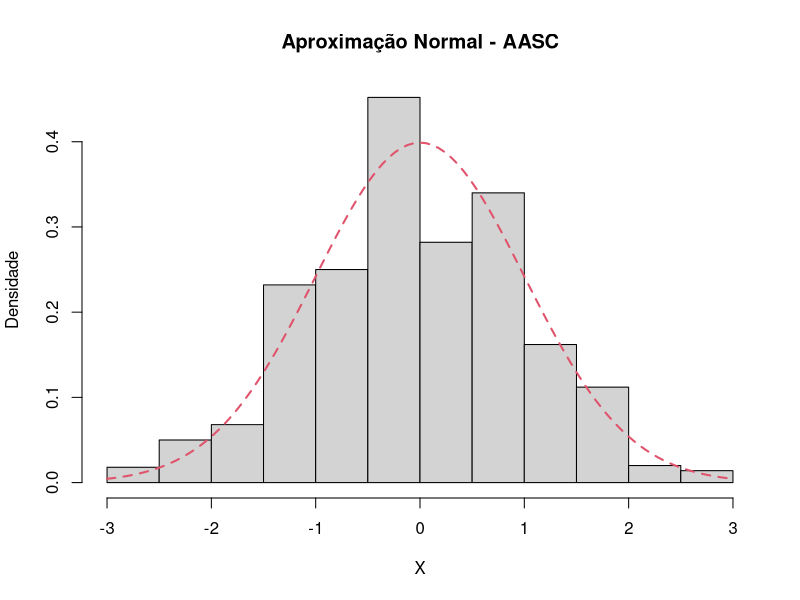
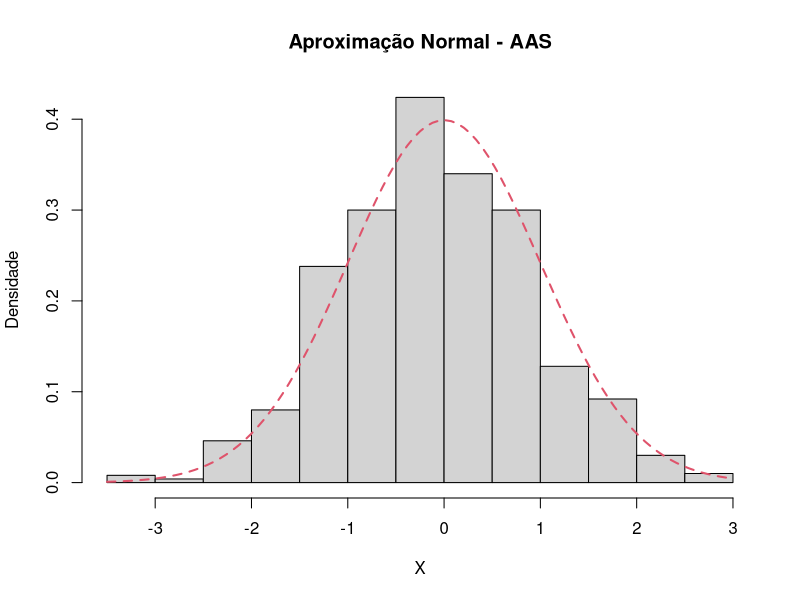
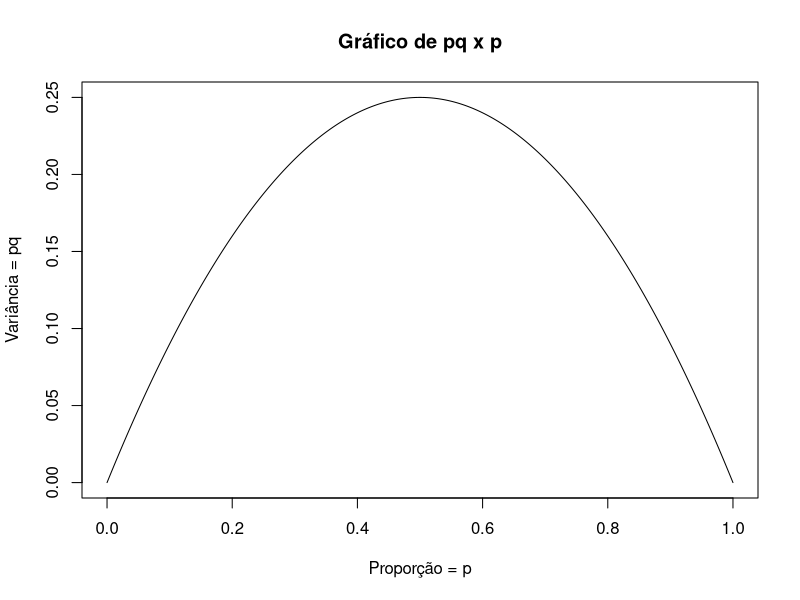

Recreate these plots in R, in order.
## ---- chunk 1
x=0
s=0

for (i in 1:5000){ifelse (i/2-as.integer(i/2)>0, x[i]<-1,x[i]<-0)}

for(j in 1:1000){s[j]=mean(sample(x,100,replace=T))}

s=(s-.5)/sqrt(.25/100)
hist(s, freq = F, main="Aproximação Normal - AASC", xlab="X", ylab="Densidade")
curve(dnorm(x), col=2, lty=2, lwd=2, add=T)
## ---- chunk 2
x=0
s=0

for (i in 1:5000){ifelse (i/2-as.integer(i/2)>0, x[i]<-1,x[i]<-0)}

for(j in 1:1000){s[j]=mean(sample(x,100,replace=F))}

s=(s-.5)/sqrt(.25/100)
hist(s, freq = F, main="Aproximação Normal - AAS", xlab="X", ylab="Densidade")
curve(dnorm(x), col=2, lty=2, lwd=2, add=T)
## ---- chunk 3
p=seq(0,1, by=0.001)
pq=p*(1-p)
plot(p,pq, type="l", main="Gráfico de pq x p",xlab="Proporção = p",ylab="Variância = pq")
